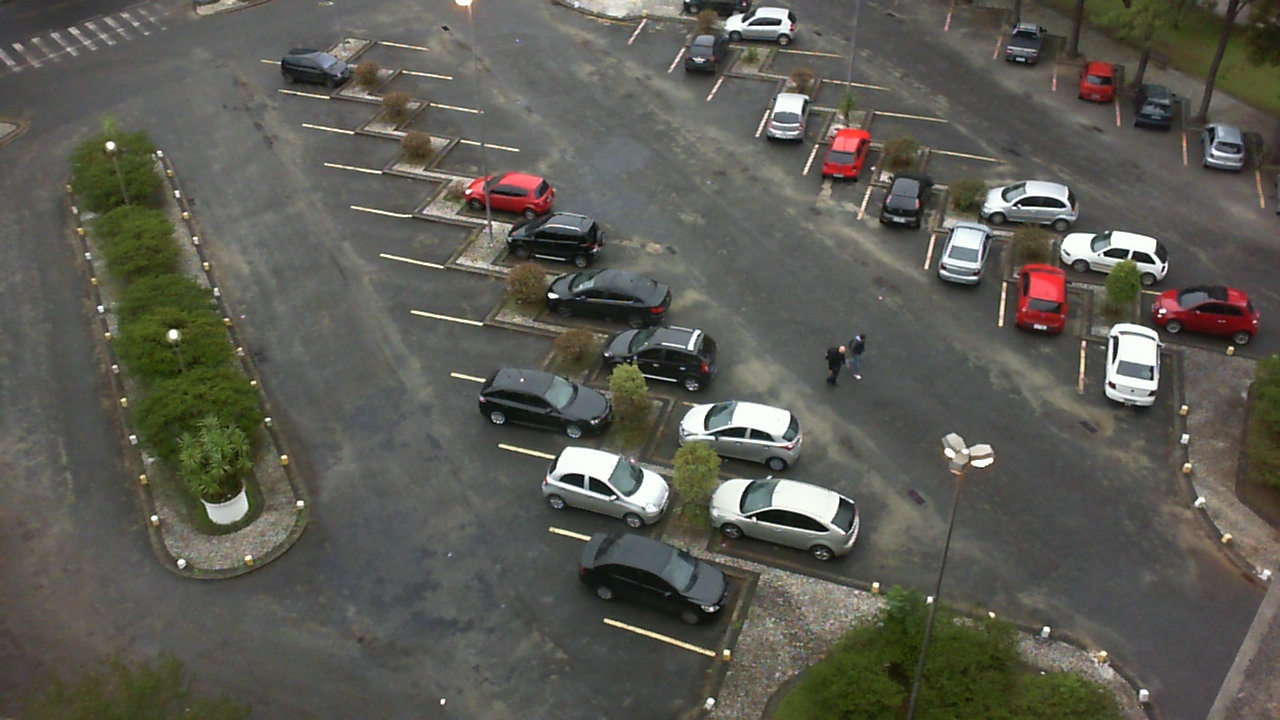
//> input picture testingEnv/ParkingLot_dataset/sequence3/frames/2013-03-19_07_25_01.png, 1280 x 720 px
$ ./surfmatching   (built with g++ and OpenCV 4)
//> lines starting //> are read from the running program, lines starting //| are printed output that depends on the picture; after the words box and inside, x2 and y2 are one past the last pixel; in counts of white or black regions, pixels touching at a corner belong together; pictures that were not available may be replaced by others from this repository, and a replacement may not be noted
//
// Created by trigger on 8/11/24.
//
#include <opencv2/opencv.hpp>
#include <iostream>
#include <vector>

using namespace cv;
using namespace std;

void matchAndDrawBoundingBox(const Mat& templateImg, const Mat& targetImg, Mat& outputImg, double matchThreshold = 0.75) {
    // Initialize SIFT detector
    Ptr<SIFT> sift = SIFT::create();

    // Detect keypoints and compute descriptors for the template and target images
    vector<KeyPoint> keypointsTemplate, keypointsTarget;
    Mat descriptorsTemplate, descriptorsTarget;
    sift->detectAndCompute(templateImg, noArray(), keypointsTemplate, descriptorsTemplate);
    sift->detectAndCompute(targetImg, noArray(), keypointsTarget, descriptorsTarget);

    // Match descriptors using BFMatcher
    BFMatcher matcher(NORM_L2);
    vector<DMatch> matches;
    matcher.match(descriptorsTemplate, descriptorsTarget, matches);

    // Filter matches using the ratio test
    double minDist = 100;
    for (size_t i = 0; i < matches.size(); i++) {
        double dist = matches[i].distance;
        if (dist < minDist) minDist = dist;
    }

    vector<DMatch> goodMatches;
    for (size_t i = 0; i < matches.size(); i++) {
        if (matches[i].distance <= max(2 * minDist, matchThreshold)) {
            goodMatches.push_back(matches[i]);
        }
    }

    // Extract matched keypoints
    vector<Point2f> templatePoints, targetPoints;
    for (size_t i = 0; i < goodMatches.size(); i++) {
        templatePoints.push_back(keypointsTemplate[goodMatches[i].queryIdx].pt);
        targetPoints.push_back(keypointsTarget[goodMatches[i].trainIdx].pt);
    }

    if (goodMatches.size() >= 4) { // Need at least 4 points to find homography
        // Find homography
        Mat H = findHomography(templatePoints, targetPoints, RANSAC);

        // Get the bounding box from the template image
        vector<Point2f> templateCorners(4);
        templateCorners[0] = Point2f(0, 0);
        templateCorners[1] = Point2f((float)templateImg.cols, 0);
        templateCorners[2] = Point2f((float)templateImg.cols, (float)templateImg.rows);
        templateCorners[3] = Point2f(0, (float)templateImg.rows);
        vector<Point2f> targetCorners(4);

        // Apply homography to get the target corners
        perspectiveTransform(templateCorners, targetCorners, H);

        // Create a bounding rectangle
        Rect boundingBox = boundingRect(targetCorners);
        rectangle(outputImg, boundingBox, Scalar(0, 255, 0), 2);
    }
}

int main() {
    // Load the target image
    Mat targetImg = imread("/home/trigger/Documents/GitHub/Parking_lot_occupancy/testingEnv/ParkingLot_dataset/sequence3/frames/2013-03-19_07_25_01.png");
//> targetImg is the input picture: 720 rows x 1280 cols, CV_8UC3; mean B, G, R 82.3, 90.4, 91.3
    if (targetImg.empty()) {
        cout << "Could not open or find the target image" << endl;
        return -1;
    }
    Mat outputImg = targetImg.clone();

    // Load multiple template images
    vector<Mat> templates;
    templates.push_back(imread("/home/trigger/Documents/GitHub/Parking_lot_occupancy/testingEnv/refs/car1.jpg", IMREAD_GRAYSCALE));
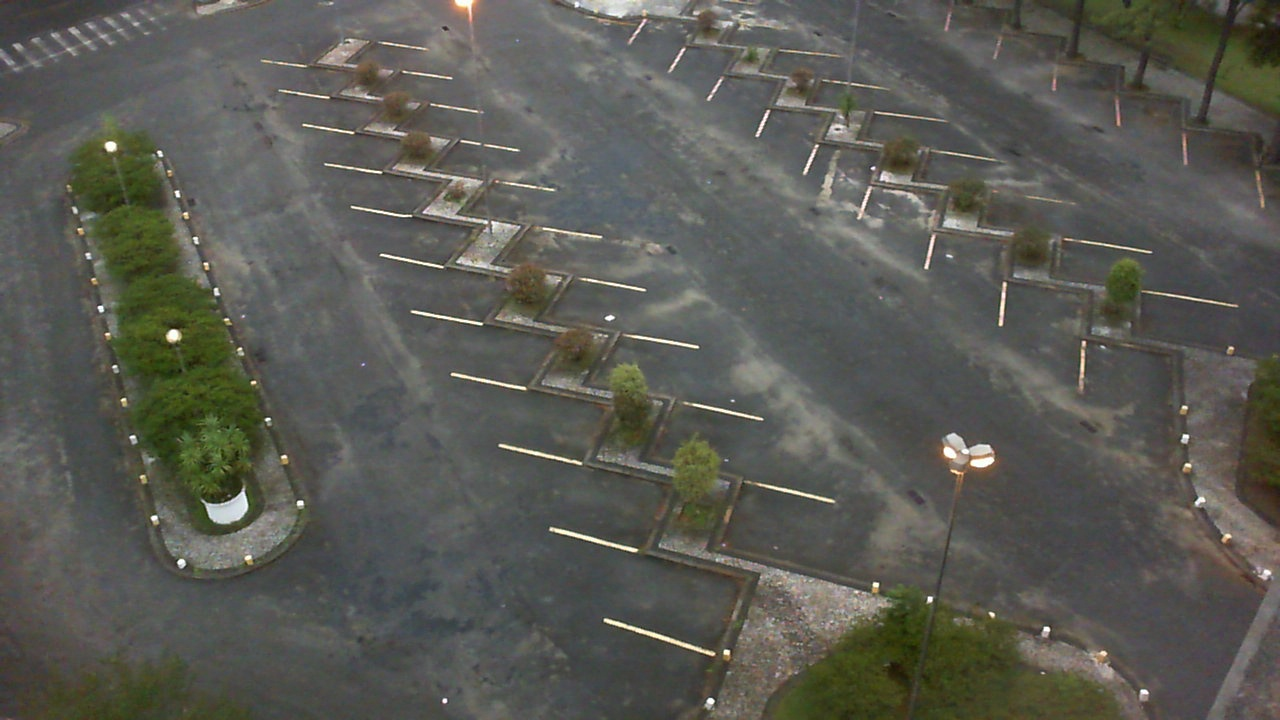
//> input picture testingEnv/ParkingLot_dataset/sequence3/frames/2013-03-19_06_50_01.png, 1280 x 720 px, given in place of car1.jpg, which was not available
//> templates[0]: 720 rows x 1280 cols, CV_8UC1; min 20, max 255, mean 88.9
    templates.push_back(imread("/home/trigger/Documents/GitHub/Parking_lot_occupancy/testingEnv/refs/car2.jpg", IMREAD_GRAYSCALE));
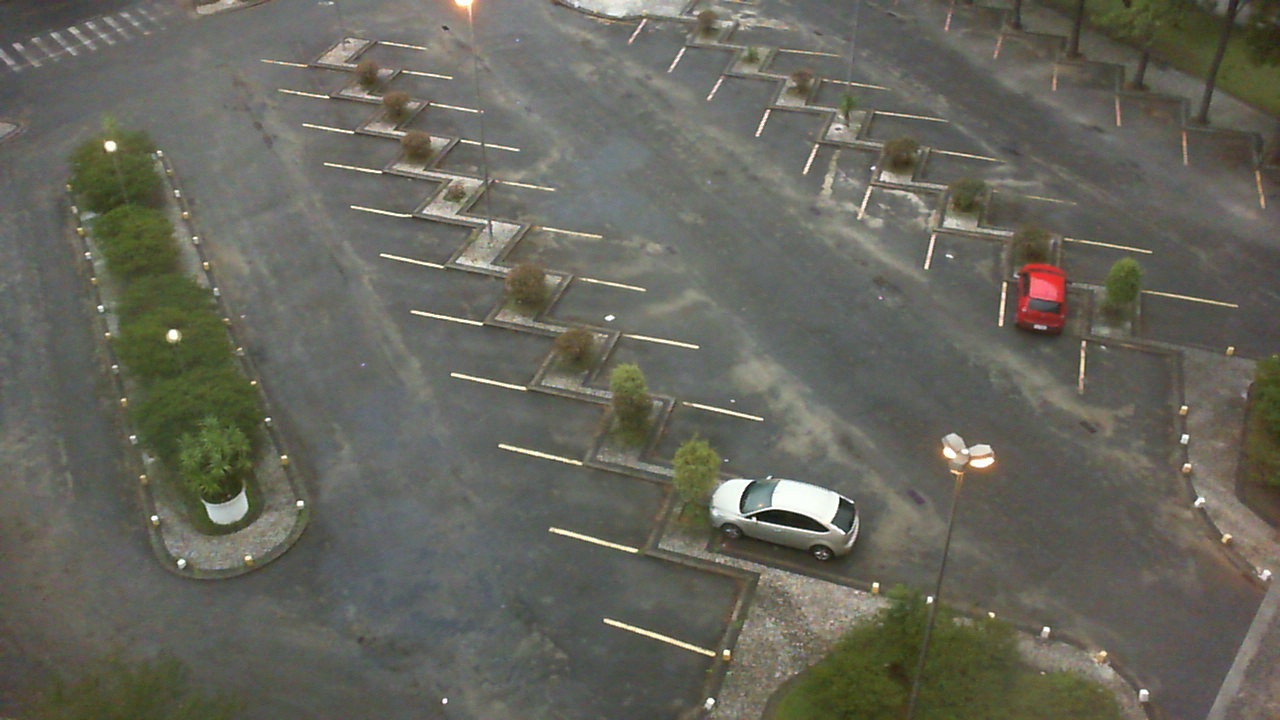
//> input picture testingEnv/ParkingLot_dataset/sequence3/frames/2013-03-19_06_55_01.png, 1280 x 720 px, given in place of car2.jpg, which was not available
//> templates[1]: 720 rows x 1280 cols, CV_8UC1; min 2, max 255, mean 99.7
    templates.push_back(imread("/home/trigger/Documents/GitHub/Parking_lot_occupancy/testingEnv/refs/car3.jpg", IMREAD_GRAYSCALE));
    templates.push_back(imread("/home/trigger/Documents/GitHub/Parking_lot_occupancy/testingEnv/refs/car4.jpg", IMREAD_GRAYSCALE));

    // Ensure all templates are loaded
    for (size_t i = 0; i < templates.size(); i++) {
        if (templates[i].empty()) {
            cout << "Could not open or find template " << i + 1 << endl;
            return -1;
        }
    }
//> this loop made 4 passes

    // Perform template matching for each template
    for (size_t i = 0; i < templates.size(); i++) {
        matchAndDrawBoundingBox(templates[i], targetImg, outputImg);
    }
//> this loop made 4 passes
//> matches in matchAndDrawBoundingBox on passes 1 to 4: 2247 matches, 2055 matches, 2055 matches, 2055 matches
//> pass 1, `matchAndDrawBoundingBox(templates[i], targetImg, outputImg);`:
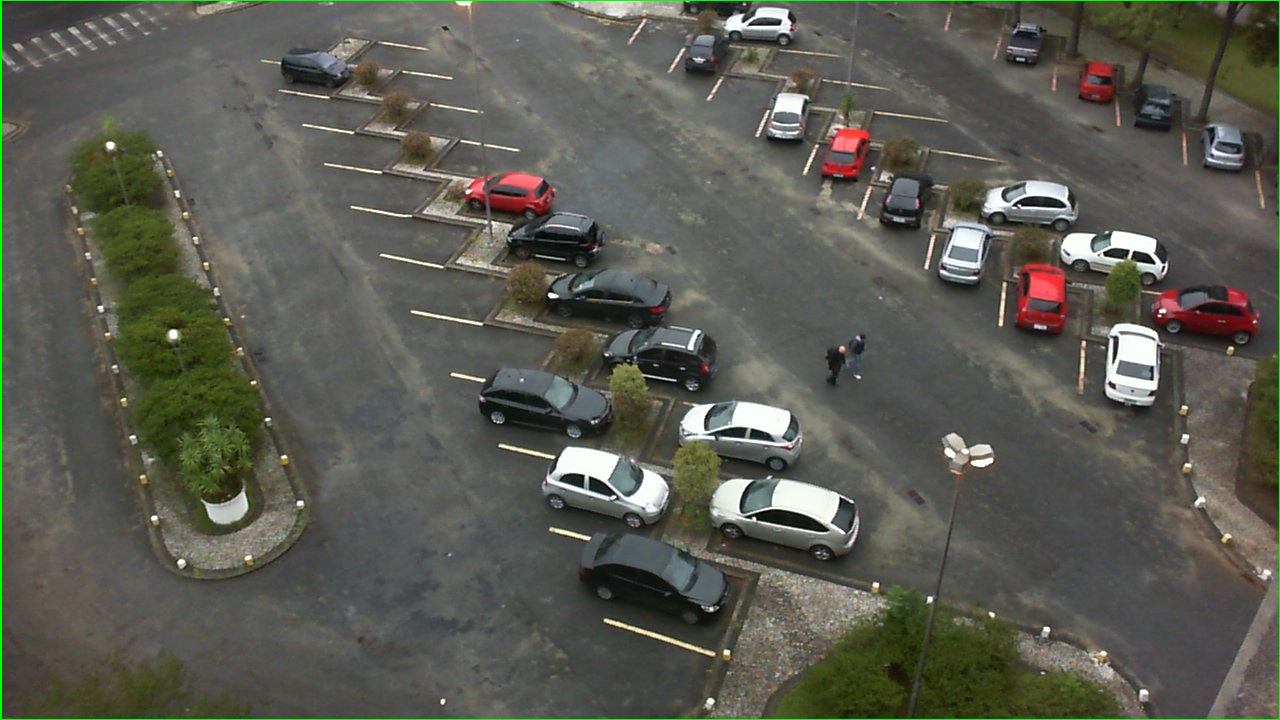
//> outputImg: 720 rows x 1280 cols, CV_8UC3; 0.51% of pixels changed, all inside (x1, y1, x2, y2) = (0, 0, 1280, 720)
//> pass 2, `matchAndDrawBoundingBox(templates[i], targetImg, outputImg);`:
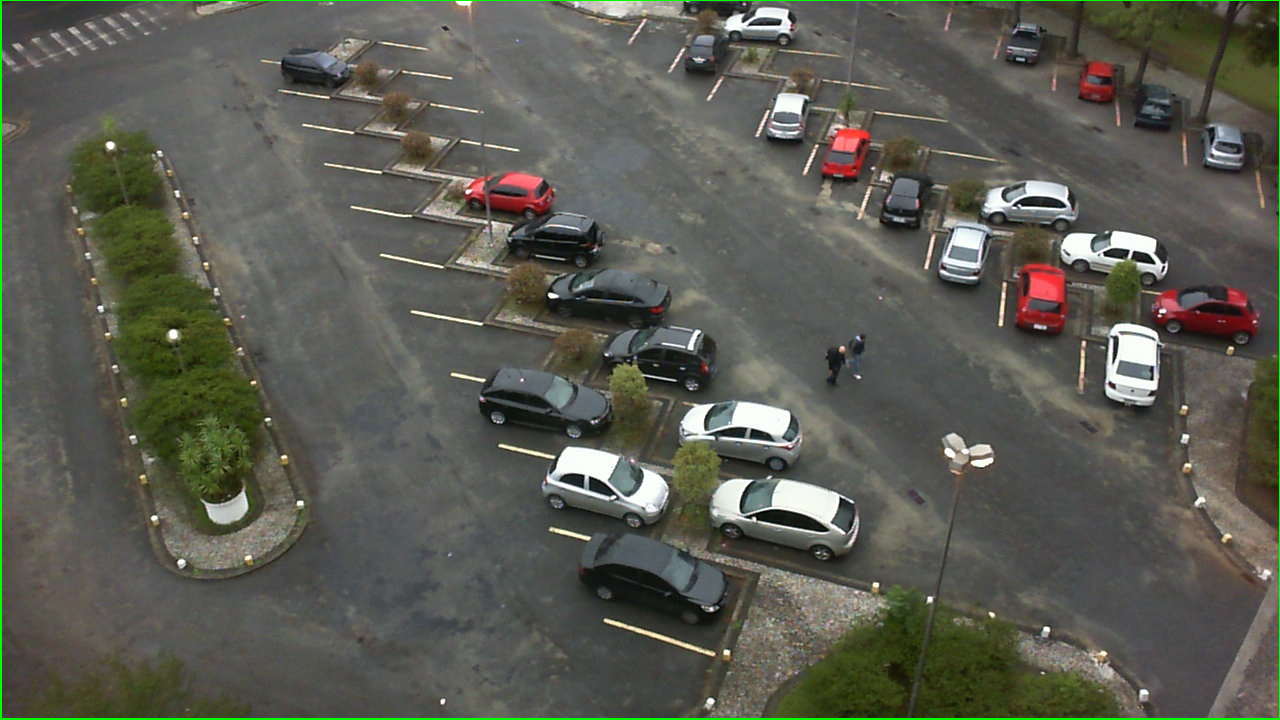
//> outputImg: 720 rows x 1280 cols, CV_8UC3; 0.14% of pixels changed, all inside (x1, y1, x2, y2) = (2, 718, 1279, 719)

    // Display the result
    imshow("Detected Cars", outputImg);
    waitKey(0);

    return 0;
}
